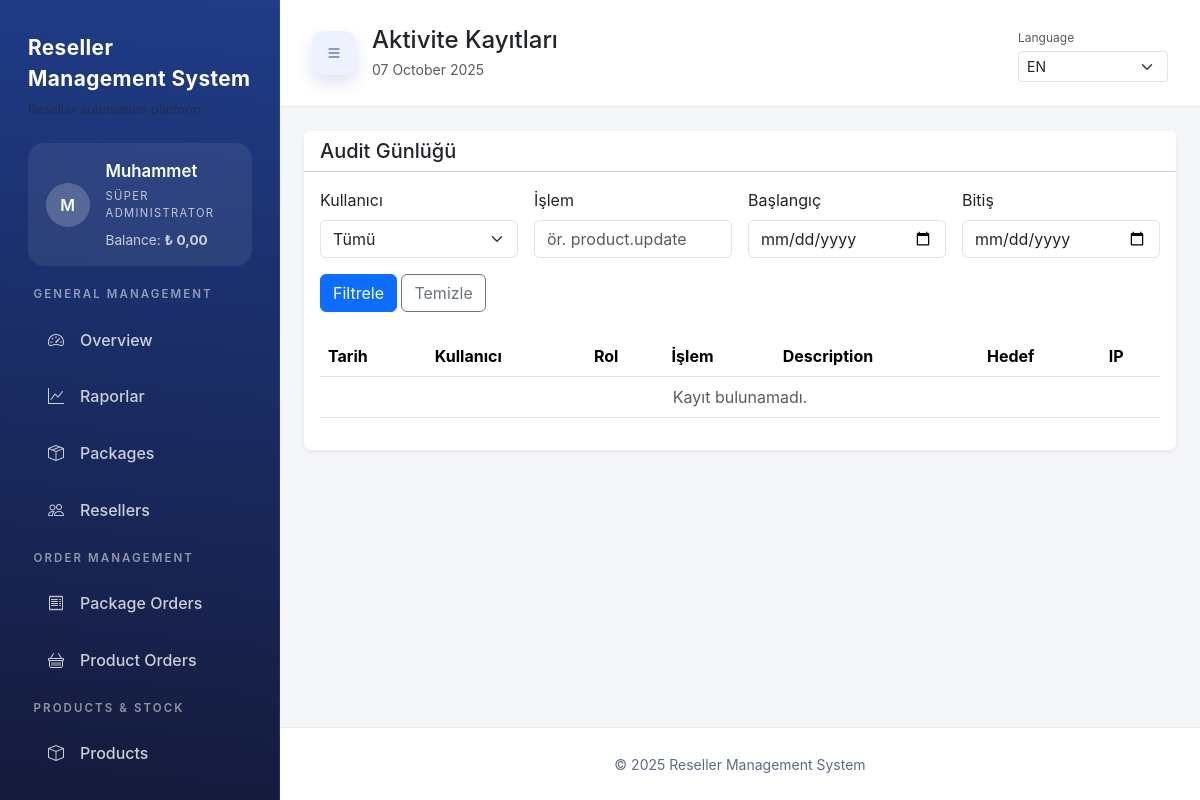
Page /admin/activity-logs.php (signed in) on the committed database.
### tables this page shows
CREATE TABLE IF NOT EXISTS users (
    id INT AUTO_INCREMENT PRIMARY KEY,
    name VARCHAR(150) NOT NULL,
    email VARCHAR(150) NOT NULL UNIQUE,
    password_hash VARCHAR(255) NOT NULL,
    api_key VARCHAR(128) NULL,
    locale VARCHAR(5) NULL,
    role ENUM('super_admin','admin','finance','support','content','reseller') NOT NULL DEFAULT 'reseller',
    balance DECIMAL(12,2) NOT NULL DEFAULT 0,
    status ENUM('active','inactive') NOT NULL DEFAULT 'active',
    telegram_bot_token VARCHAR(255) NULL,
    telegram_chat_id VARCHAR(191) NULL,
    notify_order_completed TINYINT(1) NOT NULL DEFAULT 1,
    notify_balance_approved TINYINT(1) NOT NULL DEFAULT 1,
    notify_support_replied TINYINT(1) NOT NULL DEFAULT 1,
    low_balance_since DATETIME NULL DEFAULT NULL,
    created_at DATETIME NOT NULL DEFAULT CURRENT_TIMESTAMP,
    updated_at DATETIME NULL DEFAULT NULL ON UPDATE CURRENT_TIMESTAMP,
    UNIQUE KEY uniq_users_api_key (api_key)
);

### admin/activity-logs.php (the view, shortened to what the rows shown need)
<?php
require __DIR__ . '/../bootstrap.php';
$pageTitle = 'Aktivite Kayıtları';
include __DIR__ . '/../templates/header.php';
?>
<div class="card border-0 shadow-sm">
    <div class="card-body">
        <div class="table-responsive">
            <table class="table table-hover align-middle">
                <thead>
                    <tr>
                        <th>Tarih</th>
                        <th>Kullanıcı</th>
                        <th>Rol</th>
                        <th>İşlem</th>
                        <th>Açıklama</th>
                        <th>Hedef</th>
                        <th>IP</th>
                    </tr>
                </thead>
            </table>
        </div>
    </div>
</div>
<?php include __DIR__ . '/../templates/footer.php';

### templates/header.php (shortened to what the rows shown need)
<?php
$user = $_SESSION['user'] ?? null;
$pageHeadline = $pageTitle ?? 'Panel';
$siteName = Helpers::siteName();
$siteTagline = Helpers::siteTagline();
$currentPath = Helpers::currentPath();
$isAdminRole = $user ? Auth::isAdminRole($user['role']) : false;
$isAdminArea = $user && $isAdminRole && strpos($currentPath, '/admin/') === 0;
$menuBadges = array();
if ($user && $isAdminRole) {
    try {
        $sidebarPdo = Database::connection();
        if (Auth::userHasRole($user, array('super_admin', 'admin', 'support'))) {
            $menuBadges['/admin/orders.php'] = (int) $sidebarPdo
                ->query("SELECT COUNT(*) FROM package_orders WHERE status IN ('pending','paid')")
                ->fetchColumn();
            $menuBadges['/admin/product-orders.php'] = (int) $sidebarPdo
                ->query("SELECT COUNT(*) FROM product_orders WHERE status IN ('pending','processing')")
                ->fetchColumn();
        }
    } catch (\Throwable $sidebarException) {
        $menuBadges = array();
    }
}
$menuSections = array();
if ($user) {
    if ($isAdminRole) {
        foreach ($adminSections as $section) {
            $items = array();
            foreach ($section['items'] as $item) {
                $allowedRoles = $item['roles'] ?? Auth::adminRoles();
                if (Auth::userHasRole($user, $allowedRoles)) {
                    $items[] = $item;
                }
            }
            if ($items) {
                $section['items'] = $items;
                $menuSections[] = $section;
            }
        }
    }
}
$nameSource = $user['name'] ?? ($user['email'] ?? 'U');
if (function_exists('mb_substr')) {
    $avatarInitial = mb_strtoupper(mb_substr($nameSource, 0, 1, 'UTF-8'), 'UTF-8');
} else {
    $avatarInitial = strtoupper(substr($nameSource, 0, 1));
}
$userRoleLabel = $user ? Auth::roleLabel($user['role']) : '';
?>
<!DOCTYPE html>
<html lang="<?= Lang::htmlLocale() ?>">
<head>
    <link href="https://cdn.jsdelivr.net/npm/bootstrap@5.3.2/dist/css/bootstrap.min.css" rel="stylesheet">
    <link href="https://cdn.jsdelivr.net/npm/bootstrap-icons@1.11.1/font/bootstrap-icons.css" rel="stylesheet">
    <link href="/assets/css/style.css" rel="stylesheet">
</head>
<body>
<div class="app-shell">
    <?php if ($user): ?>
        <aside class="app-sidebar" id="appSidebar">
            <div class="sidebar-brand">
                <a href="<?= $isAdminArea ? '/admin/dashboard.php' : '/dashboard.php' ?>"><?= Helpers::sanitize($siteName) ?></a>
                <?php if ($siteTagline): ?>
                    <div class="sidebar-brand-tagline text-muted small"><?= Helpers::sanitize($siteTagline) ?></div>
                <?php endif; ?>
            </div>
            <div class="sidebar-user d-flex align-items-center gap-3">
                <span class="avatar-circle avatar-circle--sidebar fw-semibold flex-shrink-0"><?= Helpers::sanitize($avatarInitial) ?></span>
                <div class="flex-grow-1">
                    <div class="sidebar-user-name fw-semibold mb-1"><?= Helpers::sanitize($user['name']) ?></div>
                    <div class="sidebar-user-role text-uppercase small mb-2"><?= Helpers::sanitize($userRoleLabel) ?></div>
                    <?php if (Helpers::featureEnabled('balance')): ?>
                        <div class="sidebar-user-balance small text-white-75">
                            <?= Helpers::sanitize('Bakiye') ?>:
                            <strong><?= Helpers::formatCurrencyHtml((float) $user['balance']) ?></strong>
                        </div>
                    <?php endif; ?>
                </div>
            </div>
            <nav class="sidebar-nav" id="sidebarNav">
                <?php foreach ($menuSections as $section): ?>
                    <div class="sidebar-section">
                        <div class="sidebar-section-heading text-uppercase text-white-75 small fw-semibold">
                            <?= Helpers::sanitize($section['heading']) ?>
                        </div>
                        <ul class="list-unstyled mb-0 sidebar-section-list">
                            <?php foreach ($section['items'] as $navItem): ?>
                                <?php $itemActive = Helpers::isActive($navItem['pattern']); ?>
                                <li>
                                    <a href="<?= $navItem['href'] ?>" class="sidebar-link <?= $itemActive ? 'active' : '' ?>">
                                        <?php if (!empty($navItem['icon'])): ?>
                                            <span class="sidebar-link-icon"><i class="<?= Helpers::sanitize($navItem['icon']) ?>"></i></span>
                                        <?php endif; ?>
                                        <span class="sidebar-link-text"><?= Helpers::sanitize($navItem['label']) ?></span>
                                    </a>
                                </li>
                            <?php endforeach; ?>
                        </ul>
                    </div>
                <?php endforeach; ?>
            </nav>
        </aside>
    <?php endif; ?>
    <div class="app-main d-flex flex-column flex-grow-1">
        <?php if ($user): ?>
            <header class="app-topbar d-flex align-items-center justify-content-between gap-3 flex-wrap">
                <div class="d-flex align-items-center gap-3">
                    <div>
                        <h1 class="h4 mb-1"><?= Helpers::sanitize($pageHeadline) ?></h1>
                    </div>
                </div>
            </header>
        <?php endif; ?>
        <main class="app-content flex-grow-1">
            <div class="app-content-inner py-4">
                <div class="app-container">

### rows in the picture
users: name "M", name "Muhammet", role "SÜPER ADMINISTRATOR"

### other values in the picture
Helpers::sanitize($siteName) "Reseller Management System"
Helpers::sanitize('Bakiye') "Balance"
$formatted "0,00"
Helpers::sanitize($section['heading']) "GENERAL MANAGEMENT"
Helpers::sanitize($navItem['label']) "Overview"
Helpers::sanitize($navItem['label']) "Raporlar"
Helpers::sanitize($navItem['label']) "Packages"
Helpers::sanitize($navItem['label']) "Resellers"
Helpers::sanitize($section['heading']) "ORDER MANAGEMENT"
Helpers::sanitize($navItem['label']) "Package Orders"
Helpers::sanitize($navItem['label']) "Product Orders"
Helpers::sanitize($section['heading']) "PRODUCTS & STOCK"
Helpers::sanitize($navItem['label']) "Products"
Helpers::sanitize($pageHeadline) "Aktivite Kayıtları"
Helpers::sanitize('Dil') "Language"
